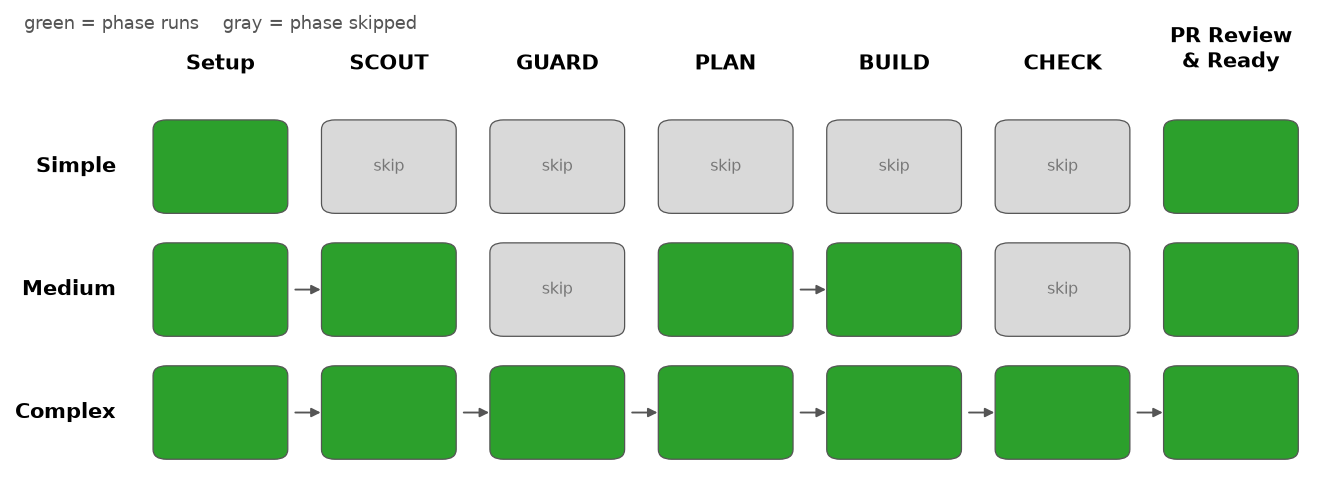

Generate this figure with Python:
"""Figure: pipeline phases executed per change tier.

Data source: skills/coder/SKILL.md, Constraint #2 (tier classification).
Regenerate: python3 figures/fig-tier-pipeline.py  (requires matplotlib)
"""
import matplotlib

matplotlib.use("Agg")
import matplotlib.pyplot as plt
from matplotlib.patches import FancyBboxPatch, FancyArrowPatch

PHASES = ["Setup", "SCOUT", "GUARD", "PLAN", "BUILD", "CHECK", "PR Review\n& Ready"]
TIERS = ["Simple", "Medium", "Complex"]
# Which phases each tier runs, per SKILL.md Constraint #2 / Table 1.
# All tiers end with PR Review & Ready (draft PR, review gate, ready).
READY = PHASES[-1]
RUNS = {
    "Simple": {"Setup", READY},  # inline implementation, no delegates
    "Medium": {"Setup", "SCOUT", "PLAN", "BUILD", READY},
    "Complex": set(PHASES),
}
RUN_COLOR = "#2ca02c"
SKIP_COLOR = "#d9d9d9"

fig, ax = plt.subplots(figsize=(9, 3.4))
ax.set_xlim(0, len(PHASES))
ax.set_ylim(0, len(TIERS))
ax.invert_yaxis()
ax.axis("off")

for col, phase in enumerate(PHASES):
    ax.text(col + 0.5, -0.25, phase, ha="center", va="bottom",
            fontsize=10, fontweight="bold")

for row, tier in enumerate(TIERS):
    ax.text(-0.12, row + 0.5, tier, ha="right", va="center",
            fontsize=10, fontweight="bold")
    for col, phase in enumerate(PHASES):
        runs = phase in RUNS[tier]
        box = FancyBboxPatch(
            (col + 0.12, row + 0.14), 0.76, 0.72,
            boxstyle="round,pad=0.02,rounding_size=0.08",
            facecolor=RUN_COLOR if runs else SKIP_COLOR,
            edgecolor="#555555", linewidth=0.6,
        )
        ax.add_patch(box)
        if runs and col + 1 < len(PHASES) and PHASES[col + 1] in RUNS[tier]:
            ax.add_patch(FancyArrowPatch(
                (col + 0.92, row + 0.5), (col + 1.12, row + 0.5),
                arrowstyle="-|>", mutation_scale=9,
                color="#555555", linewidth=0.9,
            ))
        if not runs:
            ax.text(col + 0.5, row + 0.5, "skip", ha="center", va="center",
                    fontsize=7.5, color="#777777")

ax.text(0.5, -0.62, "green = phase runs    gray = phase skipped",
        ha="center", fontsize=8.5, color="#555555", transform=ax.transData)

plt.tight_layout()
plt.savefig("figures/fig-tier-pipeline.png", dpi=150, bbox_inches="tight")
print("Saved figures/fig-tier-pipeline.png")
